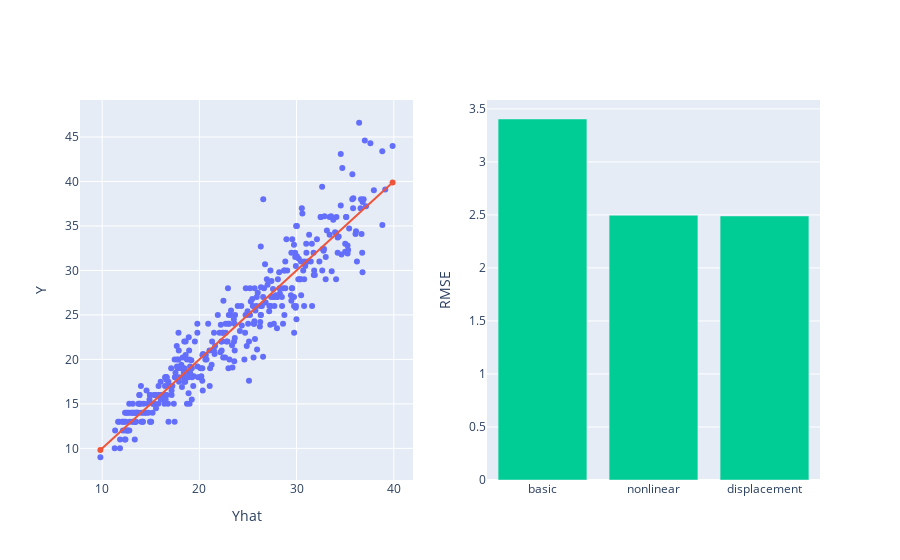

The cell this chart's notebook holds for it:
### Code cell
model = LinearRegression()
model.fit(displacement_design_matrix(data), data['mpg'])
evaluate_model("displacement", model, displacement_design_matrix, models)

### Figure 1 — Plotly figure (JSON) as saved in the notebook; plotly's stock layout.template omitted (floating-point values rounded to 4 significant figures; data arrays with more than 128 entries replaced by an {"elided": "..."} marker saying what was removed)
{"data": [{"mode": "markers", "type": "scatter", "x": {"elided": "392 float values"}, "xaxis": "x", "y": {"elided": "392 float values"}, "yaxis": "y"}, {"name": "y=yhat", "type": "scatter", "x": [9.823, 39.87], "xaxis": "x", "y": [9.823, 39.87], "yaxis": "y"}, {"type": "bar", "x": ["basic", "nonlinear", "displacement"], "xaxis": "x2", "y": [3.404, 2.496, 2.49], "yaxis": "y2"}], "layout": {"showlegend": false, "xaxis": {"anchor": "y", "domain": [0, 0.45], "title": {"text": "Yhat"}}, "xaxis2": {"anchor": "y2", "domain": [0.55, 1]}, "yaxis": {"anchor": "x", "domain": [0, 1], "title": {"text": "Y"}}, "yaxis2": {"anchor": "x2", "domain": [0, 1], "title": {"text": "RMSE"}}}}
